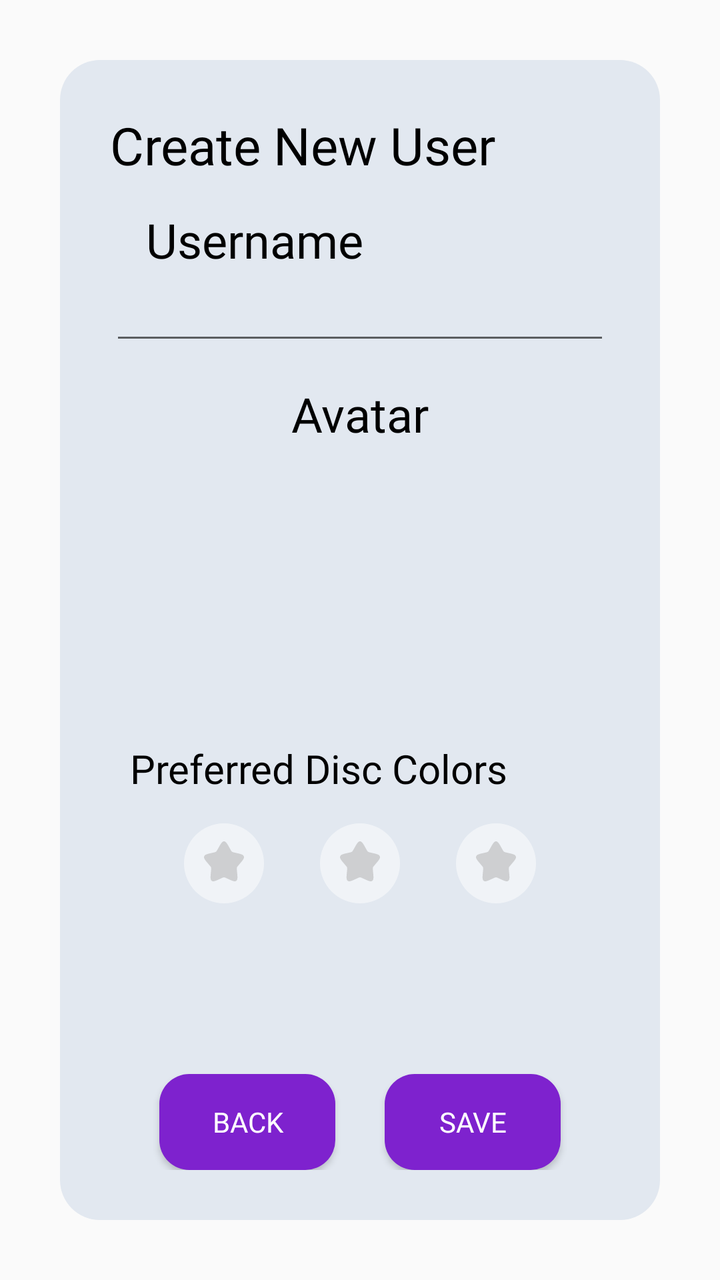
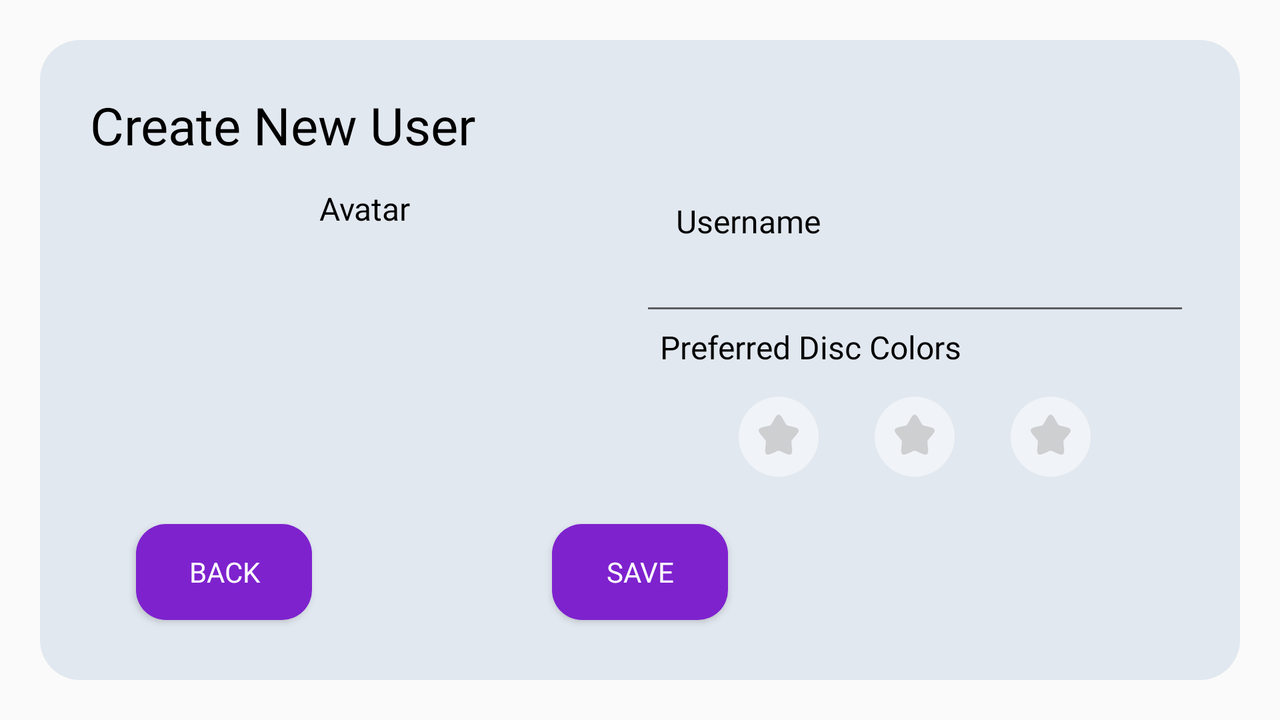

Two renders of one Android screen. The first uses the default layout on a phone; the second uses the alternative layout the repository ships for a different screen configuration, on a matching device. The two XML files are below.
<!-- AndroidManifest.xml: application theme Theme.ConnectFourGame -->
<!-- res/layout/menu_create_user.xml -->
<?xml version="1.0" encoding="utf-8"?>
<androidx.constraintlayout.widget.ConstraintLayout xmlns:android="http://schemas.android.com/apk/res/android"
    xmlns:app="http://schemas.android.com/apk/res-auto"
    android:layout_margin="30dp"
    android:background="@drawable/section_card"
    android:layout_width="match_parent"
    android:layout_height="match_parent">
    <TextView
        android:id="@+id/create_user_form_header"
        app:layout_constraintStart_toStartOf="parent"
        app:layout_constraintTop_toTopOf="parent"
        android:text="@string/text_make_user"
        android:textColor="@color/black"
        android:textSize="26sp"
        android:fontFamily="@font/heading1"
        android:layout_width="wrap_content"
        android:layout_height="wrap_content" />

    <LinearLayout
        android:id="@+id/form_username"
        android:layout_width="match_parent"
        android:layout_height="wrap_content"
        android:orientation="vertical"
        app:layout_constraintBottom_toTopOf="@+id/form_avatar"
        app:layout_constraintEnd_toEndOf="parent"
        app:layout_constraintStart_toStartOf="parent"
        app:layout_constraintTop_toBottomOf="@id/create_user_form_header">

        <TextView
            android:layout_width="wrap_content"
            android:layout_height="wrap_content"
            android:layout_marginStart="18dp"
            android:fontFamily="@font/poppins_semibold"
            android:text="@string/text_username"
            android:textColor="@color/black"
            android:textSize="24sp" />

        <EditText
            android:id="@+id/input_name"
            android:inputType="text"
            android:ellipsize="end"
            android:maxLines="1"
            android:fontFamily="@font/poppins_regular"
            android:textSize="18sp"
            android:layout_width="match_parent"
            android:layout_height="wrap_content" />
    </LinearLayout>

    <LinearLayout
        android:id="@+id/form_avatar"
        app:layout_constraintTop_toBottomOf="@+id/form_username"
        app:layout_constraintBottom_toTopOf="@+id/form_preferred_disc"
        app:layout_constraintStart_toStartOf="parent"
        app:layout_constraintEnd_toEndOf="parent"
        android:layout_width="match_parent"
        android:layout_height="wrap_content"
        android:gravity="center"
        android:orientation="vertical">

        <TextView
            android:layout_width="wrap_content"
            android:layout_height="wrap_content"
            android:layout_marginBottom="6dp"
            android:fontFamily="@font/poppins_semibold"
            android:text="@string/text_avatar"
            android:textColor="@color/black"
            android:textSize="24sp" />
        <ImageView
            android:id="@+id/input_avatar"
            android:layout_width="128dp"
            android:layout_height="128dp" />
    </LinearLayout>

    <LinearLayout
        android:id="@+id/form_preferred_disc"
        app:layout_constraintTop_toBottomOf="@+id/form_avatar"
        app:layout_constraintBottom_toBottomOf="@id/guideline1"
        app:layout_constraintStart_toStartOf="parent"
        app:layout_constraintEnd_toEndOf="parent"
        android:layout_width="match_parent"
        android:layout_height="wrap_content"
        android:orientation="vertical">
        <TextView
            android:layout_width="wrap_content"
            android:layout_height="wrap_content"
            android:layout_marginStart="10dp"
            android:fontFamily="@font/poppins_semibold"
            android:text="@string/text_disc_color"
            android:textColor="@color/black"
            android:textSize="20sp" />
        <LinearLayout
            android:id="@+id/preferred_disc_colors"
            android:orientation="horizontal"
            android:gravity="center"
            android:layout_width="match_parent"
            android:layout_height="wrap_content" >
            <ImageView
                android:id="@+id/input_disc_color_1"
                android:src="@drawable/disc"
                android:layout_margin="10dp"
                android:layout_width="48dp"
                android:layout_height="48dp" />
            <ImageView
                android:id="@+id/input_disc_color_2"
                android:src="@drawable/disc"
                android:layout_margin="10dp"
                android:layout_width="48dp"
                android:layout_height="48dp" />
            <ImageView
                android:id="@+id/input_disc_color_3"
                android:src="@drawable/disc"
                android:layout_margin="10dp"
                android:layout_width="48dp"
                android:layout_height="48dp" />
        </LinearLayout>
    </LinearLayout>
    <androidx.constraintlayout.widget.Guideline
        android:id="@+id/guideline1"
        android:layout_width="wrap_content"
        android:layout_height="wrap_content"
        android:orientation="horizontal"
        app:layout_constraintGuide_percent="0.8" />
    <Button
        android:id="@+id/back_button"
        app:layout_constraintBottom_toBottomOf="parent"
        app:layout_constraintStart_toStartOf="parent"
        app:layout_constraintEnd_toStartOf="@id/save_button"
        android:text="@string/text_back"
        android:fontFamily="@font/poppins_medium"
        android:textColor="@color/white"
        android:background="@drawable/button_plate"
        android:layout_width="wrap_content"
        android:layout_height="wrap_content" />

    <Button
        android:id="@+id/save_button"
        app:layout_constraintBottom_toBottomOf="parent"
        app:layout_constraintStart_toEndOf="@id/back_button"
        app:layout_constraintEnd_toEndOf="parent"
        android:text="@string/text_save"
        android:fontFamily="@font/poppins_medium"
        android:textColor="@color/white"
        android:background="@drawable/button_plate"
        android:layout_width="wrap_content"
        android:layout_height="wrap_content" />

    <androidx.fragment.app.FragmentContainerView
        android:id="@+id/avatar_selection_modal"
        android:name="com.group_name.connectfourgame.fragments.AvatarSelectionFragment"
        android:visibility="gone"
        android:layout_width="match_parent"
        android:layout_height="match_parent" />

    <androidx.fragment.app.FragmentContainerView
        android:id="@+id/disc_selection_modal"
        android:name="com.group_name.connectfourgame.fragments.DiscSelectionFragment"
        android:layout_width="match_parent"
        android:layout_height="wrap_content"
        android:visibility="gone"
        app:layout_constraintEnd_toEndOf="parent"
        app:layout_constraintStart_toStartOf="parent"
        app:layout_constraintBottom_toTopOf="@id/save_button"
        app:layout_constraintTop_toBottomOf="@id/form_preferred_disc" />
</androidx.constraintlayout.widget.ConstraintLayout>
<!-- resources referenced by this layout -->
<resources>
  <color name="black">#FF000000</color>
  <color name="white">#FFFFFFFF</color>
  <!-- drawable button_plate (drawable) -->
  <?xml version="1.0" encoding="utf-8"?>
  <shape xmlns:android="http://schemas.android.com/apk/res/android">
      <corners android:radius="15dp" />
      <solid android:color="#7e22ce" />
  </shape>
  <!-- drawable disc (drawable) -->
  <vector xmlns:android="http://schemas.android.com/apk/res/android"
      android:width="800dp"
      android:height="800dp"
      android:viewportWidth="24"
      android:viewportHeight="24">
    <path
        android:pathData="M22,12C22,17.523 17.523,22 12,22C6.477,22 2,17.523 2,12C2,6.477 6.477,2 12,2C17.523,2 22,6.477 22,12Z"
        android:strokeAlpha="0.5"
        android:fillColor="#FFFFFF"
        android:fillAlpha="0.5"/>
    <path
        android:pathData="M10.413,8.498L10.577,8.204C11.21,7.068 11.527,6.5 12,6.5C12.473,6.5 12.79,7.068 13.423,8.204L13.587,8.498C13.767,8.821 13.857,8.982 13.998,9.089C14.138,9.195 14.313,9.235 14.662,9.314L14.98,9.386C16.21,9.664 16.825,9.803 16.971,10.274C17.118,10.744 16.698,11.234 15.86,12.215L15.643,12.469C15.405,12.747 15.286,12.887 15.232,13.059C15.179,13.231 15.196,13.417 15.233,13.789L15.265,14.127C15.392,15.435 15.455,16.089 15.072,16.38C14.689,16.671 14.114,16.406 12.962,15.876L12.664,15.738C12.337,15.588 12.173,15.512 12,15.512C11.827,15.512 11.663,15.588 11.336,15.738L11.038,15.876C9.886,16.406 9.311,16.671 8.928,16.38C8.545,16.089 8.608,15.435 8.735,14.127L8.767,13.789C8.804,13.417 8.822,13.231 8.768,13.059C8.714,12.887 8.595,12.747 8.357,12.469L8.14,12.215C7.302,11.234 6.882,10.744 7.029,10.274C7.175,9.803 7.79,9.664 9.02,9.386L9.338,9.314C9.687,9.235 9.862,9.195 10.002,9.089C10.143,8.982 10.233,8.821 10.413,8.498Z"
        android:fillAlpha="0.5"
        android:fillColor="#AAAAAA"/>
  </vector>
  <!-- drawable section_card (drawable) -->
  <?xml version="1.0" encoding="utf-8"?>
  <shape xmlns:android="http://schemas.android.com/apk/res/android">
      <solid android:color="#E2E8F0" />
      <corners android:radius="20dp" />
      <padding
          android:left="25dp"
          android:top="25dp"
          android:right="25dp"
          android:bottom="25dp" />
  </shape>
  <string name="text_avatar">Avatar</string>
  <string name="text_back">Back</string>
  <string name="text_disc_color">Preferred Disc Colors</string>
  <string name="text_make_user">Create New User</string>
  <string name="text_save">Save</string>
  <string name="text_username">Username</string>
  <style name="Theme.ConnectFourGame" parent="Theme.AppCompat.Light.DarkActionBar">
      </style>
</resources>
<!-- res/layout-land/menu_create_user.xml (the repository's variant of the layout above) -->
<!-- drawn on the phone turned sideways -->
<?xml version="1.0" encoding="utf-8"?>
<androidx.constraintlayout.widget.ConstraintLayout xmlns:android="http://schemas.android.com/apk/res/android"
    xmlns:app="http://schemas.android.com/apk/res-auto"
    xmlns:tools="http://schemas.android.com/tools"
    android:layout_width="match_parent"
    android:layout_height="match_parent">
<androidx.constraintlayout.widget.ConstraintLayout
    android:layout_margin="20dp"
    android:background="@drawable/section_card"
    android:layout_width="match_parent"
    android:layout_height="match_parent">
    <TextView
        android:id="@+id/create_user_form_header"
        app:layout_constraintStart_toStartOf="parent"
        app:layout_constraintTop_toTopOf="parent"
        android:text="@string/text_make_user"
        android:textColor="@color/black"
        android:textSize="26sp"
        android:fontFamily="@font/heading1"
        android:layout_width="wrap_content"
        android:layout_height="wrap_content" />

    <LinearLayout
        android:id="@+id/form_username"
        android:layout_width="0dp"
        android:layout_height="wrap_content"
        android:orientation="vertical"
        app:layout_constraintBottom_toBottomOf="parent"
        app:layout_constraintEnd_toEndOf="parent"
        app:layout_constraintStart_toEndOf="@id/form_avatar"
        app:layout_constraintTop_toTopOf="parent"
        app:layout_constraintVertical_bias="0.264">

        <TextView
            android:layout_width="wrap_content"
            android:layout_height="wrap_content"
            android:layout_marginStart="18dp"
            android:fontFamily="@font/poppins_semibold"
            android:text="@string/text_username"
            android:textColor="@color/black"
            android:textSize="16sp" />

        <EditText
            android:id="@+id/input_name"
            android:inputType="text"
            android:ellipsize="end"
            android:maxLines="1"
            android:fontFamily="@font/poppins_regular"
            android:textSize="18sp"
            android:layout_width="match_parent"
            android:layout_height="wrap_content" />
    </LinearLayout>

    <LinearLayout
        android:id="@+id/form_avatar"
        app:layout_constraintTop_toBottomOf="@+id/create_user_form_header"
        app:layout_constraintBottom_toTopOf="@+id/save_button"
        app:layout_constraintStart_toStartOf="parent"
        app:layout_constraintEnd_toStartOf="@id/form_username"
        android:layout_width="0dp"
        android:layout_height="wrap_content"
        android:gravity="center"
        android:orientation="vertical">
        
        <TextView
            android:layout_width="wrap_content"
            android:layout_height="wrap_content"
            android:layout_marginBottom="6dp"
            android:fontFamily="@font/poppins_semibold"
            android:text="@string/text_avatar"
            android:textColor="@color/black"
            android:textSize="16sp" />
        <ImageView
            android:id="@+id/input_avatar"
            android:layout_width="128dp"
            android:layout_height="128dp" />
    </LinearLayout>

    <LinearLayout
        android:id="@+id/form_preferred_disc"
        android:layout_width="0dp"
        android:layout_height="wrap_content"
        android:orientation="vertical"
        app:layout_constraintEnd_toEndOf="parent"
        app:layout_constraintHorizontal_bias="1.0"
        app:layout_constraintStart_toEndOf="@id/form_avatar"
        app:layout_constraintTop_toBottomOf="@+id/form_username">

        <TextView
            android:layout_width="wrap_content"
            android:layout_height="wrap_content"
            android:layout_marginStart="10dp"
            android:fontFamily="@font/poppins_semibold"
            android:text="@string/text_disc_color"
            android:textColor="@color/black"
            android:textSize="16sp" />

        <LinearLayout
            android:id="@+id/preferred_disc_colors"
            android:layout_width="match_parent"
            android:layout_height="wrap_content"
            android:gravity="center"
            android:orientation="horizontal">

            <ImageView
                android:id="@+id/input_disc_color_1"
                android:src="@drawable/disc"
                android:layout_width="48dp"
                android:layout_height="48dp"
                android:layout_margin="10dp" />

            <ImageView
                android:id="@+id/input_disc_color_2"
                android:src="@drawable/disc"
                android:layout_width="48dp"
                android:layout_height="48dp"
                android:layout_margin="10dp" />

            <ImageView
                android:id="@+id/input_disc_color_3"
                android:src="@drawable/disc"
                android:layout_width="48dp"
                android:layout_height="48dp"
                android:layout_margin="10dp" />
        </LinearLayout>
    </LinearLayout>

    <Button
        android:id="@+id/back_button"
        android:layout_width="wrap_content"
        android:layout_height="wrap_content"
        android:layout_marginBottom="5dp"
        android:background="@drawable/button_plate"
        android:fontFamily="@font/poppins_medium"
        android:text="@string/text_back"
        android:textColor="@color/white"
        app:layout_constraintBottom_toBottomOf="parent"
        app:layout_constraintEnd_toStartOf="@id/save_button"
        app:layout_constraintHorizontal_bias="0.16"
        app:layout_constraintStart_toStartOf="parent" />

    <Button
        android:id="@+id/save_button"
        android:layout_width="wrap_content"
        android:layout_height="wrap_content"
        android:layout_marginBottom="5dp"
        android:background="@drawable/button_plate"
        android:fontFamily="@font/poppins_medium"
        android:text="@string/text_save"
        android:textColor="@color/white"
        app:layout_constraintBottom_toBottomOf="parent"
        app:layout_constraintEnd_toEndOf="parent"
        app:layout_constraintStart_toStartOf="parent" />

</androidx.constraintlayout.widget.ConstraintLayout>
    <androidx.fragment.app.FragmentContainerView
        android:id="@+id/avatar_selection_modal"
        android:name="com.group_name.connectfourgame.fragments.AvatarSelectionFragment"
        android:visibility="gone"
        android:layout_width="match_parent"
        android:layout_height="match_parent" />

    <androidx.fragment.app.FragmentContainerView
        android:id="@+id/disc_selection_modal"
        android:name="com.group_name.connectfourgame.fragments.DiscSelectionFragment"
        android:layout_width="400dp"
        android:layout_height="128dp"
        android:visibility="gone"
        app:layout_constraintBottom_toBottomOf="parent"
        app:layout_constraintEnd_toEndOf="parent"
        app:layout_constraintHorizontal_bias="0.9"
        app:layout_constraintStart_toStartOf="parent"
        app:layout_constraintTop_toTopOf="parent"
        app:layout_constraintVertical_bias="1.0" />
</androidx.constraintlayout.widget.ConstraintLayout>
